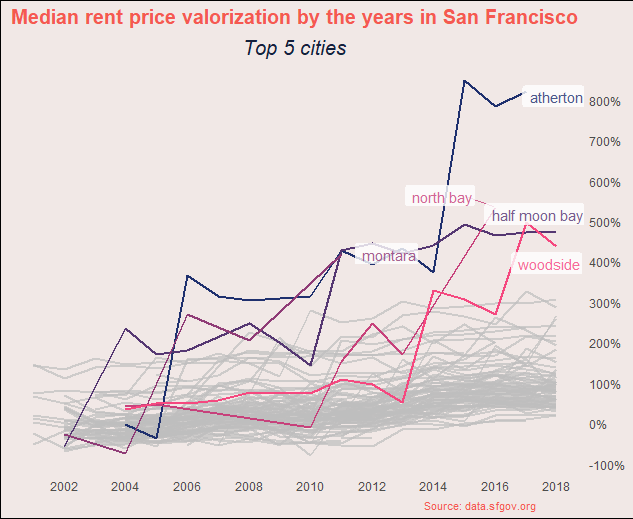

This figure's R source:

# Pacotes -----------------------------------------------------------------

library(tidyverse)


# Carregando dados da semana 26 -------------------------------------------

tuesdata <- tidytuesdayR::tt_load('2022-07-05')

rent <- tuesdata$rent

# Tratamento --------------------------------------------------------------

rent <- rent %>% 
  select(year, city, price)

unique(rent$city)


rent %>%
  group_by(city, year) %>%
  summarise(media = median(price)) %>%
  mutate(pct_growth = media / lag(media) - 1) %>%
  drop_na() %>%
  mutate(sum_pct_growth = cumsum(pct_growth)) %>%
  ungroup() %>%
  ggplot(aes(x = year, y = sum_pct_growth, color = city)) +
  geom_line(size = 1) +
  gghighlight::gghighlight(max(sum_pct_growth) > 4,
                           label_params = list(size = 4, vjust = 0.5, hjust = 1, label.size = NA, alpha = 0.8)) +
  scale_y_continuous(
    breaks = c(-1:8),
    position = "right",
    labels = c(
      "-100%",
      "0%",
      "100%",
      "200%",
      "300%",
      "400%",
      "500%",
      "600%",
      "700%",
      "800%"
    )
  ) +
  scale_x_continuous(n.breaks = 10) +
  theme_minimal() +
  scale_color_manual(values = c("#1f306e", "#553772", "#8f3b76", "#c7417b", "#f5487f"))+
  labs(title = "Median rent price valorization by the years in San Francisco",
       subtitle = "Top 5 cities",
       caption = "Source: data.sfgov.org")+
  theme(panel.grid = element_blank(),
        axis.title = element_blank(),
        plot.title = element_text(face = "bold",
                                      size = 15, hjust = 0.5),
        plot.subtitle = element_text(size = 15, vjust = 0, hjust = 0.5, 
                                         face = "italic", colour = "#14213d"),
        plot.caption = element_text(size = 8, hjust = 0.9),
        plot.background = element_rect(fill = "#f1e8e6"),
        text = element_text(colour = "#f55951"))
